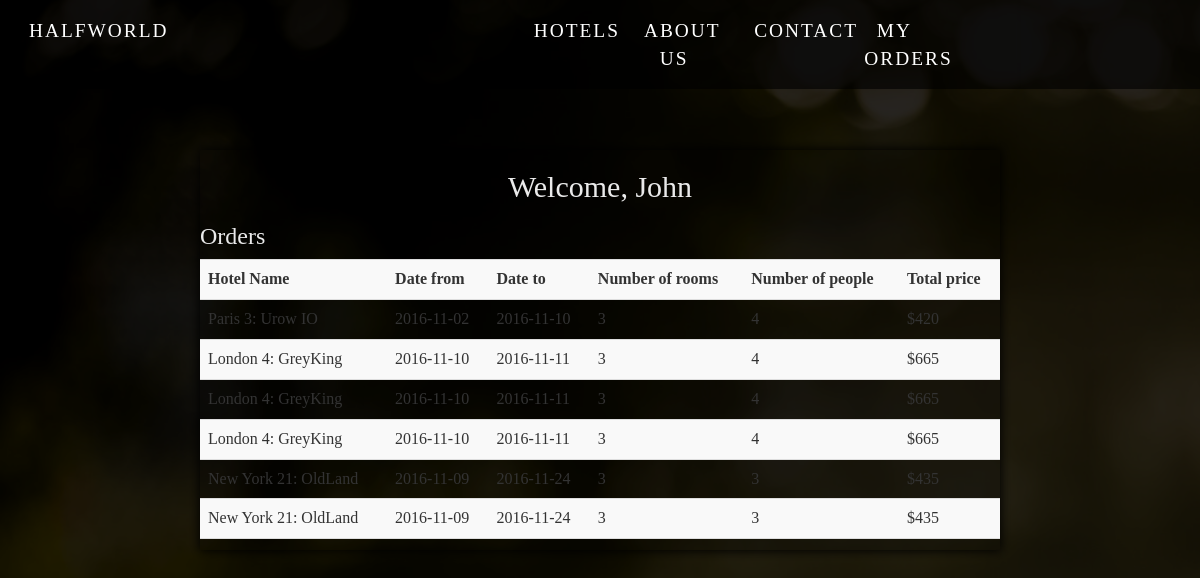
The app's page /index.php/personal (signed in) with its own data.
### tables this page shows
CREATE TABLE `users` (
  `username` varchar(100) NOT NULL,
  `password` varchar(100) NOT NULL,
  `name` varchar(100) NOT NULL,
  `surname` varchar(100) NOT NULL,
  `email` varchar(100) NOT NULL,
  `tel` varchar(100) NOT NULL
);

CREATE TABLE `orders` (
  `id_order` int(11) NOT NULL,
  `username` varchar(100) NOT NULL,
  `hotel_name` varchar(100) NOT NULL,
  `date_from` varchar(100) NOT NULL,
  `date_to` varchar(100) NOT NULL,
  `number_rooms` int(100) NOT NULL,
  `number_people` int(100) NOT NULL,
  `total_price` int(100) NOT NULL
);

### index.php (called while the page is built, shortened)
<?php
    $action = $_SERVER['REQUEST_URI'];
    $url = substr($action, strrpos($action, '/') + 1);
    include("body.php");
?>

### personal.php (the view, shortened to what this page needs)
<?php
$username = $_SESSION['login_user'];
$userData = $conn->prepare("SELECT * FROM users WHERE username='$username'");
$conn->setAttribute(PDO::ATTR_ERRMODE, PDO::ERRMODE_EXCEPTION);
$userData->execute();
$result = $userData->fetchAll();
$orders = $conn->prepare("SELECT * FROM orders WHERE username='$username'");
$orders->execute();
?>
<div class='orders col-md-8 col-md-offset-2'>
    <h2>Welcome, <?php echo $result[0]['name']; ?></h2>
    <table class='table table-striped col-md-12'>
            <h3>Orders</h3>
            <tr>
                <th>Hotel Name</th>
                <th>Date from</th>
                <th>Date to</th>
                <th>Number of rooms</th>
                <th>Number of people</th>
                <th>Total price</th>
            </tr>
    <?php
        foreach($orders as $q){
            echo "<tr>";
            echo "<td>".$q['hotel_name'].
                 "<td>".$q['date_from'].
                 "<td>".$q['date_to'].
                 "<td>".$q['number_rooms'].
                 "<td>".$q['number_people'].
                 "<td>$".$q['total_price'];
        }
    ?>
    </table>
</div>

### body.php (shortened to what this page needs)
<?php
$pathUrl = parse_url($url, PHP_URL_PATH);
$urlParam = parse_url($url, PHP_URL_QUERY);
$mainUrl = "https://$_SERVER[HTTP_HOST]/index.php";
$cssfile = '';
$htmlfile = '';
if($urlParam){
    $cssfile = "<link rel='stylesheet' href='../css/fullDescription.css'></head>";
    $htmlfile = 'hotelDetail.php';
}
else{
    switch($pathUrl) {
        case "personal": $cssfile = "<link rel='stylesheet' href='../css/personal.css'></head>"; $htmlfile="personal.php"; break;
    }
}
echo
"<html lang='fr'>
<head>
    <meta charset='UTF-8'>
    <title>HALFWORLD</title>
    <link rel='stylesheet' href='https://maxcdn.bootstrapcdn.com/bootstrap/3.3.7/css/bootstrap.min.css'>
    <link rel='stylesheet' href='../css/font-awesome.min.css'>
    <link rel='stylesheet' href='../css/style.css'>";
echo $cssfile;
echo "<body>";
$username = $_SESSION ? $_SESSION['login_user'] : "";
echo " <div class='nav col-md-12'>
        <a id='logo' href='$mainUrl/' class='col-md-2 col-sm-12'>HALFWORLD</a></li>
        <ul class='col-md-7 col-md-offset-3 col-sm-12 col-sm-offset-0'>
            <li class='col-md-2 col-sm-12'><a href='$mainUrl/hotels'>HOTELS</a></li>
            <li class='col-md-2 col-sm-12'><a href='$mainUrl/about-us'>ABOUT US</a></li>
            <li class='col-md-2 col-sm-12'><a href='$mainUrl/contact'>CONTACT</a></li>";
if($username){
    echo "<li class='col-md-2 col-sm-12' id='logIn'><a href='$mainUrl/personal'>MY ORDERS</i></a></li>";
}
else{
    echo "<li class='col-md-2 col-sm-12' id='logIn'><a href='$mainUrl/login'>LOG IN</i></a></li>";
}
echo "</ul></div>";
echo "<div class='darkfilter'>";
include($htmlfile);
echo "</div></body></html>";
?>

### css/style.css (style rules this page uses)
html, body { height: 100%; min-height: 100%; font-size: 1.1em; background-color: #0f0f0f; font-family: 'Agency FB'; background-image: url(../img/priroda-leto-trava-boke.jpg); background-size: cover; overflow-x: hidden; background-attachment: fixed; }
.darkfilter { width: 100%; min-height: 100%; height: auto; position: absolute; background-color: rgba(0, 0, 0, 0.85); padding-top: 150px; }
ul, li, a { text-decoration: none; margin: 0; padding: 0; color: white; }
ul { float: right; overflow: hidden; }
.nav { position: fixed; height: auto; z-index: 900; background-color: rgba(0, 0, 0, 0.63); }
li { position: relative; display: inline-block; margin: 0; padding: 0; }
li>a { display: block; margin: 0; padding: 17px; padding-left: 10px; padding-right: 10px; letter-spacing: 2px; text-align: center; }
#logo { float: left; display: block; margin: 0; padding: 17px; letter-spacing: 2px; color: white; text-align: center; }

### css/personal.css (style rules this page uses)
.orders { position: relative; display: block; height: 400px; background-color: rgba(0, 0, 0, 0.49); background-color: rgba(0, 0, 0, 0.23); box-shadow: 0 0 10px 1px black; color: #eaeaea; text-align: justify; top: 0px; padding: 0; overflow: auto; }
h2 { text-align: center; }

### records on screen
users: name "John"
orders: hotel_name "Paris 3: Urow IO", date_from "2016-11-02", date_to "2016-11-10", number_rooms "3", number_people "4", total_price "420"
orders: hotel_name "London 4: GreyKing", date_from "2016-11-10", date_to "2016-11-11", number_rooms "3", number_people "4", total_price "665"
orders: hotel_name "London 4: GreyKing", date_from "2016-11-10", date_to "2016-11-11", number_rooms "3", number_people "4", total_price "665"
orders: hotel_name "London 4: GreyKing", date_from "2016-11-10", date_to "2016-11-11", number_rooms "3", number_people "4", total_price "665"
orders: hotel_name "New York 21: OldLand", date_from "2016-11-09", date_to "2016-11-24", number_rooms "3", number_people "3", total_price "435"
orders: hotel_name "New York 21: OldLand", date_from "2016-11-09", date_to "2016-11-24", number_rooms "3", number_people "3", total_price "435"
